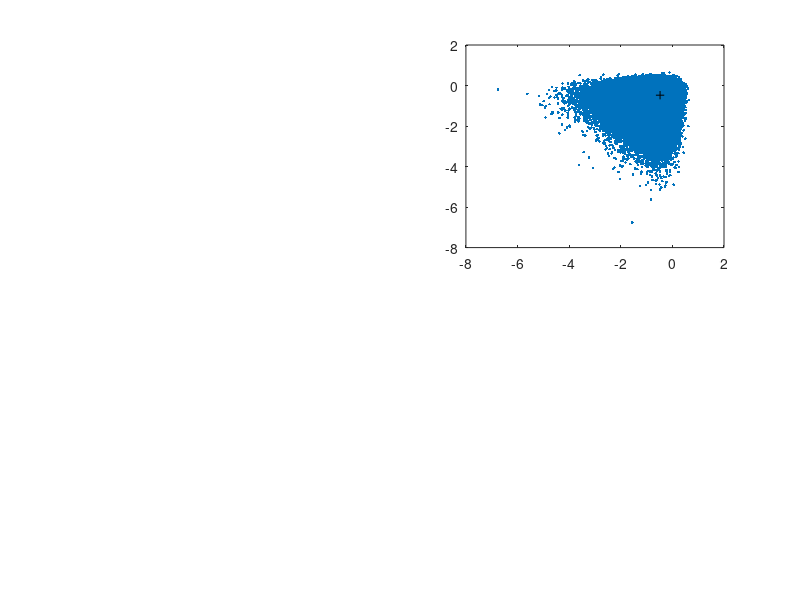

Recreate this plot in MATLAB. (Note: this script raises an error after producing the figure.)
%Poisson Neuron Statistics
savefolder = '/Users/dlevenstein/Project Repos/NeuronalHeterogeneity/Modeling/Figures';

meanrate = [0.1 0.3 1 3];
%meanrate = sort(FRhet.meanrate.NREMpacket);
numcells = length(meanrate);
numbins = 60;
ISIbins = linspace(log10(0.001),log10(200),numbins);
ISIhist = zeros(numcells,numbins);

for cc = 1:numcells
    neuronrate = meanrate(cc); %Hz
    simdur = 100000; %s

    %Generate random spikes at constant rate
    numspks = round(simdur*neuronrate);
    spiketimes = simdur*rand(numspks,1);
    spiketimes = sort(spiketimes);

    ISIs = diff(spiketimes);

    ISIhist(cc,:) = hist(log10(ISIs),ISIbins);
    ISIhist(cc,:) = ISIhist(cc,:)./numspks;
    
    ISIreturn(cc,:,:) = hist3(log10([ISIs(1:end-1) ISIs(2:end)]),{ISIbins,ISIbins});
    ISIreturn(cc,:,:) = ISIreturn(cc,:,:)./numspks;

end
%%
figure
subplot(2,2,2)
    plot(log10(ISIs(1:end-1)),log10(ISIs(2:end)),'.')
    hold on
    plot(log10(1./neuronrate),log10(1./neuronrate),'k+')
    LogScale('xy',10)
subplot(2,2,1)
    hist(log10(ISIs),40)
    
    %%
figure
    histcolors = makeColorMap([1 1 1],[0.8 0 0]);
    colormap(histcolors)

    subplot(2,3,1)
    imagesc((ISIbins),[1 numcells],ISIhist)
    hold on
    plot(log10(1./(meanrate)),[1:numcells],'k','LineWidth',2)
    LogScale('x',10)
    xlabel('ISI (s)')
    xlim(ISIbins([1 end]))
    %colorbar
  %  legend('1/Mean Firing Rate (s)','location','southeast')
    ylabel('Cell (Sorted by Mean FR)')
    caxis([0 0.1])
    title('ISI Distribution (Log Scale)')
    
    subplot(6,3,10)
    bar(ISIbins,mean(ISIhist,1))
    xlim(ISIbins([1 end]))
    LogScale('x',10)
    axis tight
NiceSave('ISIdistribution',savefolder,[]);
%%
%% Detailed Example Return Maps
numex = 4;
randomcells = randi(numcells,1,numex);
randomcells = sort(randomcells);

figure
colormap(histcolors)
for cc = 1:numex
    cellnum = randomcells(cc);

    subplot(4,2,2*cc-1)
        bar(ISIbins,(ISIhist(cellnum,:)),'facecolor',histcolors(end,:))
        hold on
        axis tight
        plot(log10(1./meanrate(cellnum)).*[1 1],get(gca,'ylim'),'k','LineWidth',2)
        LogScale('x',10)
        xlim(ISIbins([1 end]))
        xlabel('ISI (s)')
       ylabel(['FR: ',num2str(round(meanrate(cellnum),2)),'Hz'])
        set(gca,'yticklabel',[]);%set(gca,'xticklabel',[]);
        
    subplot(4,4,4*cc-1)    
        imagesc((ISIbins),(ISIbins),squeeze(ISIreturn(cellnum,:,:)))
        hold on
        plot(log10(1./meanrate(cellnum)),log10(1./meanrate(cellnum)),'k+')
        axis xy
        LogScale('xy',10)
        xlabel('ISI_n (s)');ylabel('ISI_n_+_1 (s)')
       % set(gca,'ytick',[]);set(gca,'xtick',[]);
        caxis([0 0.003])
        xlim(ISIbins([1 end]));ylim(ISIbins([1 end]))
        
end
    
NiceSave('exISImap',savefolder,[]);



%% Rate correlation

dt = 1; %s, time window
r = 1; %cell rate
n = 0:20;

pN = ((r.*dt).^n .* exp(-r.*dt))./factorial(n);

meanN = (1./sum(pN)) .* sum(n.*pN);
%varN = 
CV = mean


